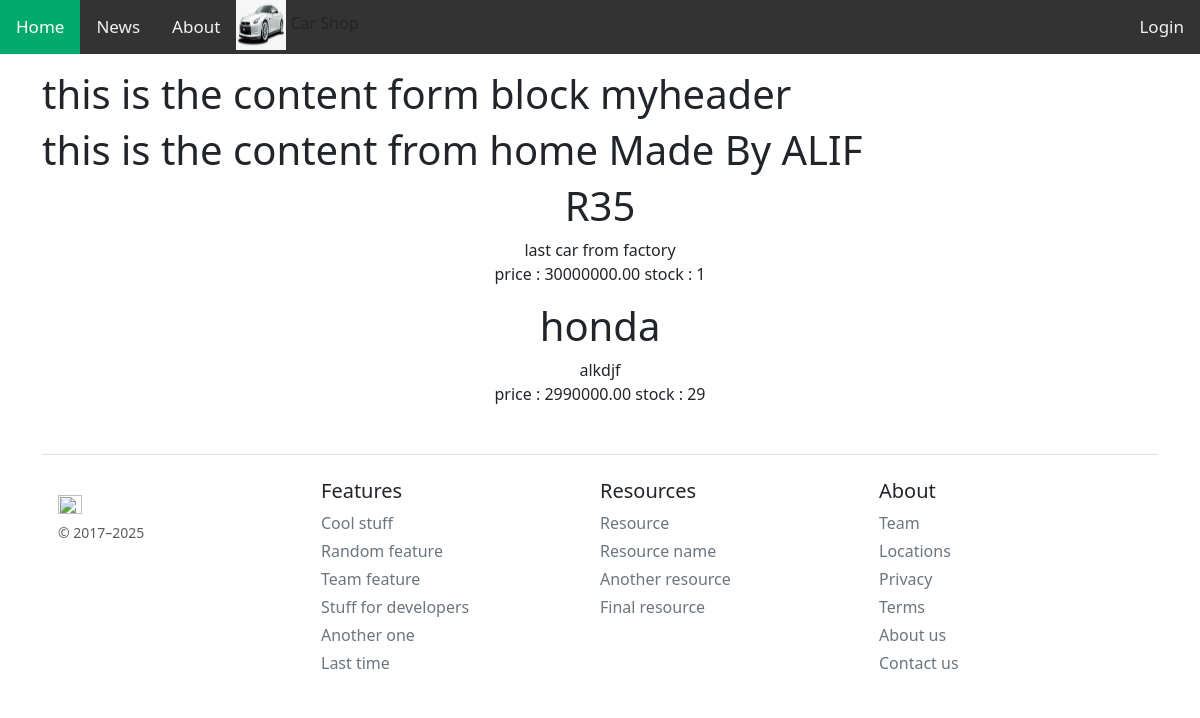
The page / on the database its author committed.
### myapp/models.py (models this page shows, shortened)
class Product(models.Model):
  title = models.CharField(max_length=200)
  description = models.TextField(null=True, blank=True)
  price = models.DecimalField(max_digits=10, decimal_places=2, \
                              null=True, blank=True)
  quantity = models.IntegerField(null=True, blank=True)
  instock = models.BooleanField(default=True)

### myapp/views.py (the view)
# urls.py: path('', home, name="home-page"),
def home(request):
  allproduct = Product.objects.all()
  context = {'pd': allproduct}
  return render(request, 'myapp/home.html', context)

### myapp/template/myapp/home.html (shortened to what this page needs)
{% extends 'myapp/base.html' %}
{% block myheader %}
  <h1>this is the content form block myheader</h1>
{% endblock myheader %}
{% block content %}
  <h1>this is the content from home Made By ALIF</h1>
  <center>
    {% for data in pd %}
      <h1>{{ data.title }}</h1>
      <p>
        {{ data.description }}<br>
        price : {{ data.price }}<bt>
        stock : {{ data.quantity}}<br>
      </p>
    {% endfor %}
  </center>
{% endblock content %}

### rows shown on the page
Product: title "R35", description "last car from factory", price "30000000.00", quantity "1"
Product: title "honda", description "alkdjf", price "2990000.00", quantity "29"
